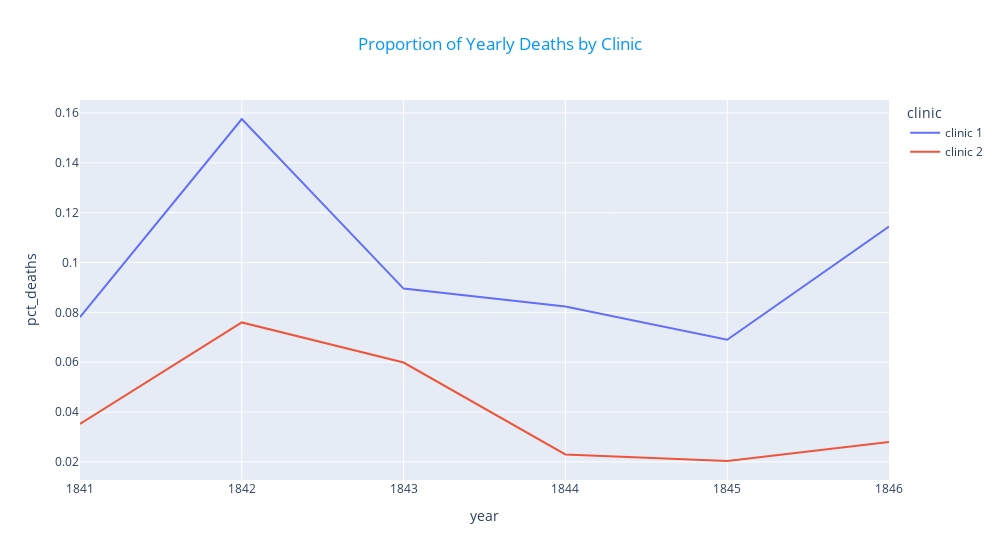

Source (notebook cell):
### Markdown cell above
**Challenge**: Calculate the proportion of maternal deaths per clinic. That way we can compare like with like. 
* Work out the percentage of deaths for each row in the `df_yearly` DataFrame by adding a column called "pct_deaths". 
* Calculate the average maternal death rate for clinic 1 and clinic 2 (i.e., the total number of deaths per the total number of births).
* Create another plotly line chart to see how the percentage varies year over year with the two different clinics.
* Which clinic has a higher proportion of deaths?
* What is the highest monthly death rate in clinic 1 compared to clinic 2?

### Code cell
df_yearly['pct_deaths'] = df_yearly.deaths / df_yearly.births
clinic1 = df_yearly[df_yearly.clinic == 'clinic 1'].deaths.sum() / df_yearly[df_yearly.clinic == 'clinic 1'].births.sum() * 100
clinic2 = df_yearly[df_yearly.clinic == 'clinic 2'].deaths.sum() / df_yearly[df_yearly.clinic == 'clinic 2'].births.sum() * 100
line = px.line(df_yearly, x='year', y='pct_deaths',color='clinic',title='Proportion of Yearly Deaths by Clinic').update_layout(title_x=0.5, width=1000)
line['layout']['title']['font'] = dict(color='#0096FF')
line

### Figure 1 — Plotly figure (JSON) as saved in the notebook; plotly's stock layout.template omitted (floating-point values rounded to 4 significant figures)
{"data": [{"hovertemplate": "clinic=clinic 1<br>year=%{x}<br>pct_deaths=%{y}<extra></extra>", "legendgroup": "clinic 1", "line": {"color": "#636efa", "dash": "solid"}, "marker": {"symbol": "circle"}, "mode": "lines", "name": "clinic 1", "orientation": "v", "showlegend": true, "type": "scatter", "x": [1841, 1842, 1843, 1844, 1845, 1846], "xaxis": "x", "y": [0.07806, 0.1576, 0.08954, 0.08236, 0.06901, 0.1145], "yaxis": "y"}, {"hovertemplate": "clinic=clinic 2<br>year=%{x}<br>pct_deaths=%{y}<extra></extra>", "legendgroup": "clinic 2", "line": {"color": "#EF553B", "dash": "solid"}, "marker": {"symbol": "circle"}, "mode": "lines", "name": "clinic 2", "orientation": "v", "showlegend": true, "type": "scatter", "x": [1841, 1842, 1843, 1844, 1845, 1846], "xaxis": "x", "y": [0.03522, 0.07597, 0.05988, 0.023, 0.02036, 0.02797], "yaxis": "y"}], "layout": {"legend": {"title": {"text": "clinic"}, "tracegroupgap": 0}, "title": {"font": {"color": "#0096FF"}, "text": "Proportion of Yearly Deaths by Clinic", "x": 0.5}, "width": 1000, "xaxis": {"anchor": "y", "domain": [0, 1], "title": {"text": "year"}}, "yaxis": {"anchor": "x", "domain": [0, 1], "title": {"text": "pct_deaths"}}}}
